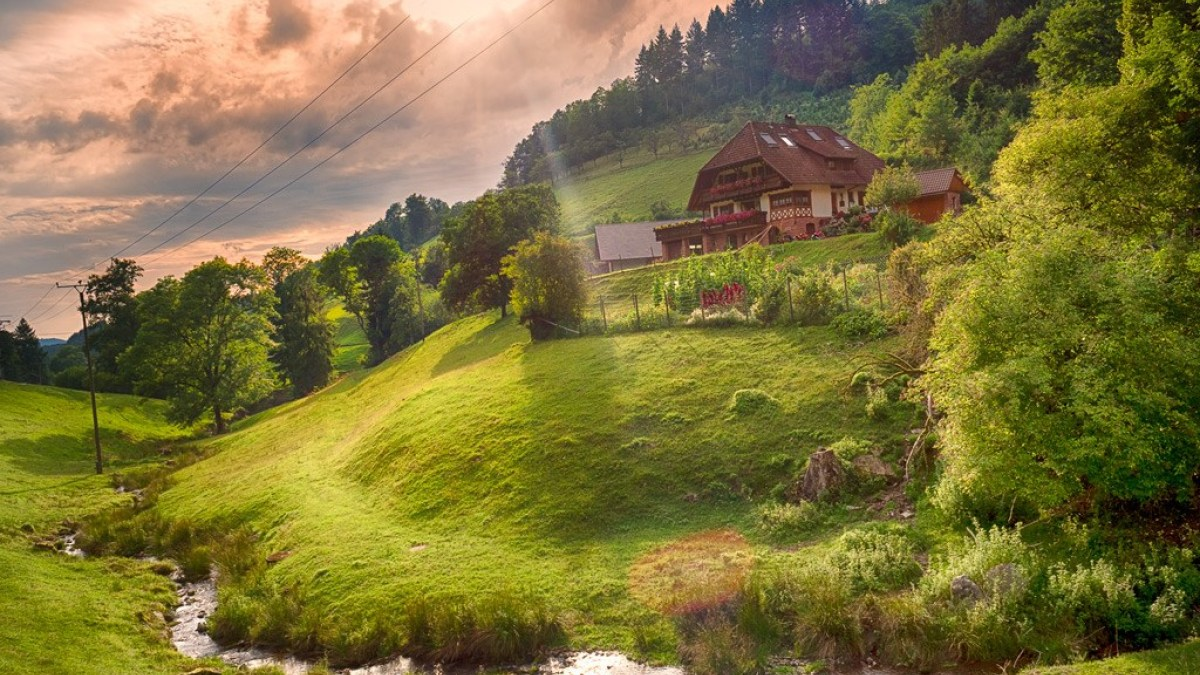
//> input picture 1 - Images/img.jpg, 1200 x 675 px
$ ./Hough_Line_Transform '../1 - Images/img.jpg'   (built with g++ and OpenCV 4)
//> lines starting //> are read from the running program, lines starting //| are printed output that depends on the picture
#include <iostream>
#include "opencv2/highgui.hpp"
#include "opencv2/imgproc.hpp"

using namespace cv;

const char* WINDOW_NAME = "Hough Line Transform";
const char* TRACKBAR_NAME = "Threshold";

const int MAX_POS_THRESHOLD = 255;

int posOfThreshold = 0;

void onChange(int, void* userdata) {
	Mat instant = (*(Mat*) userdata).clone();

	std::vector<Vec4i> lines;
	HoughLinesP(instant, lines, 1, CV_PI / 180, posOfThreshold, 50, 10);

	for(auto i : lines) {
		line(instant, Point(i[0], i[1]), Point(i[2], i[3]), 255, 3, LINE_AA);
	}
	imshow(WINDOW_NAME, instant);
}

int main(int argc, char** argv) {
	Mat source = imread(argv[1], IMREAD_GRAYSCALE);
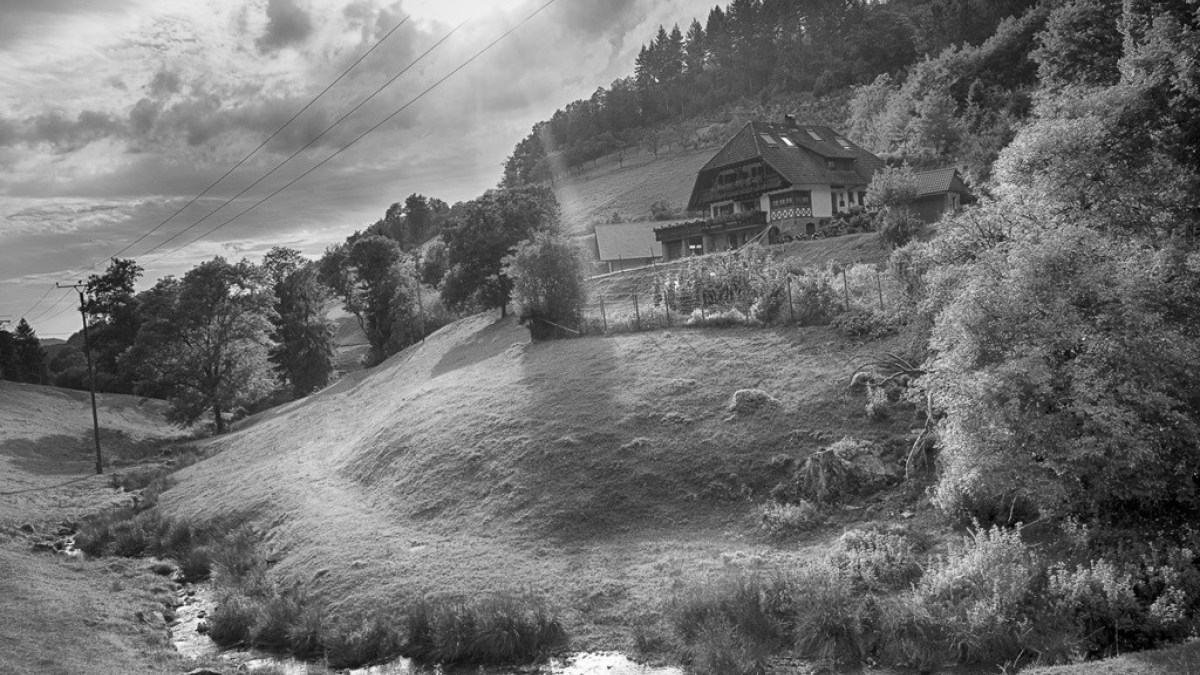
//> source: 675 rows x 1200 cols, CV_8UC1; min 0, max 255, mean 112.2

	if(source.empty()) {
		return EXIT_FAILURE;
	}

	Canny(source, source, 50, 100);
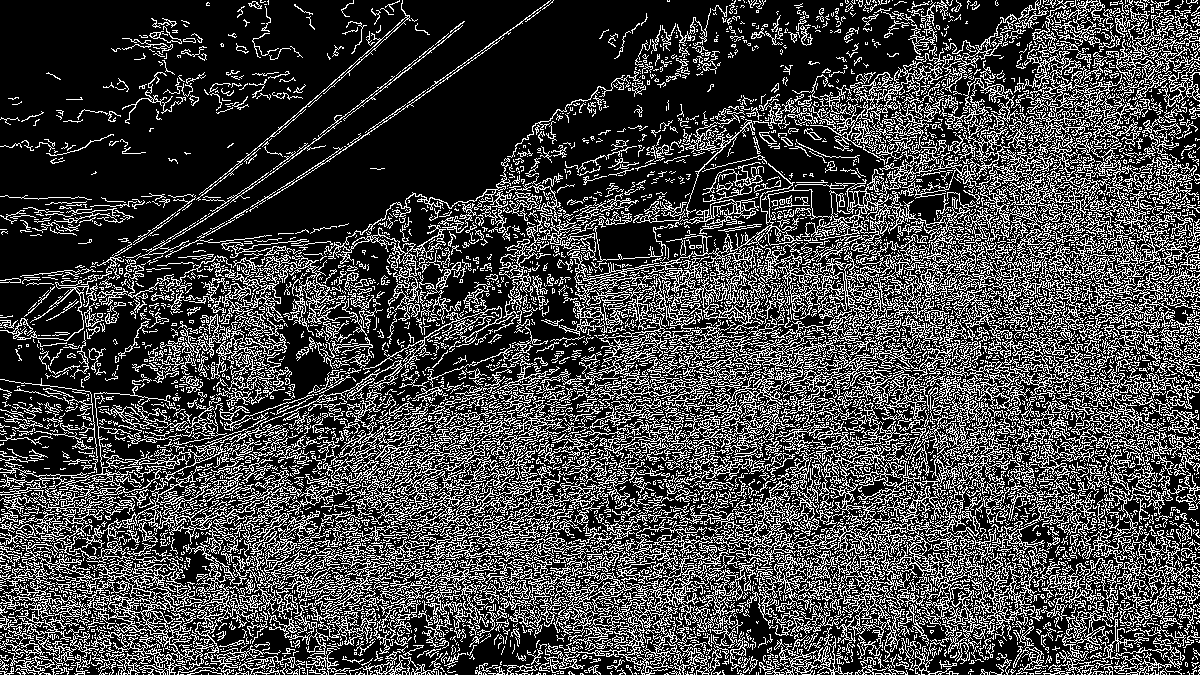
//> source: 675 rows x 1200 cols, CV_8UC1; 26.6% white in thin lines or dots
	namedWindow(WINDOW_NAME, WINDOW_AUTOSIZE);
	createTrackbar(TRACKBAR_NAME, WINDOW_NAME, &posOfThreshold, MAX_POS_THRESHOLD, onChange, &source);
	imshow(WINDOW_NAME, source);
	waitKey(0);
//> after the loop in onChange, `for(auto i : lines)`:
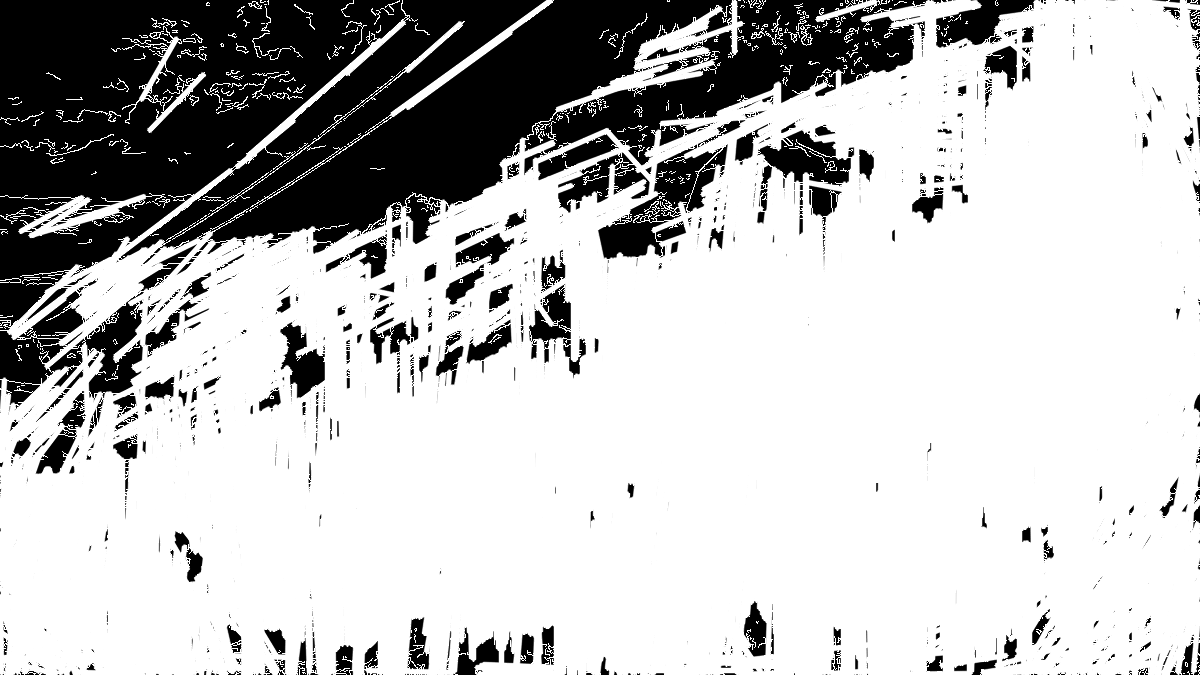
//> instant: 675 rows x 1200 cols, CV_8UC1; min 0, max 255, mean 190.7
	return EXIT_FAILURE;
}
